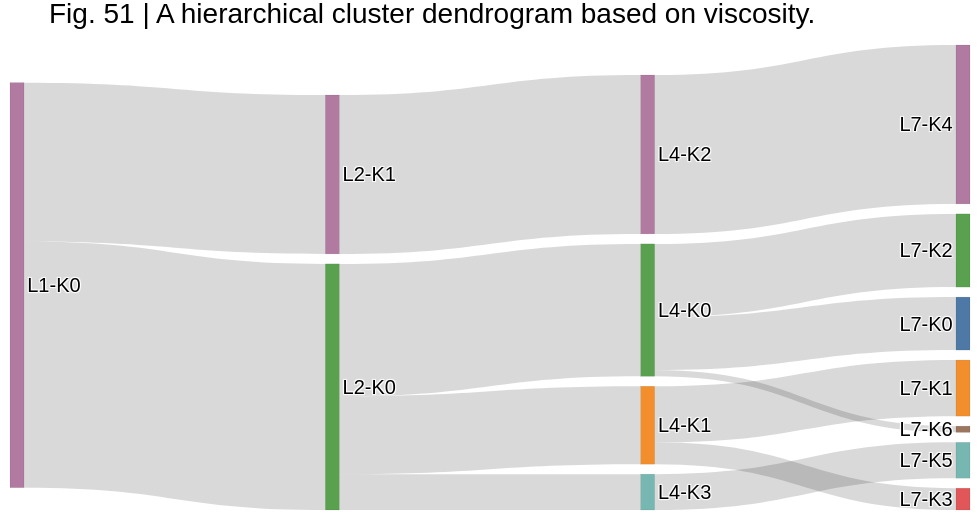

Notebook code for this chart:
### Code cell
Z = sklearn_agglomerative_to_linkage(model)
levels = [1, 2, 4, 7]
parts = get_level_partitions(Z, levels)

# sample_names: sample name list with length 260
sdata = build_sankey_from_partitions(
    parts, levels,
    sample_names=sample_names,
    X=X_TYPE2_scaled,
    final_k=7,
    max_show=10,
    show_distance=True
)

fig = plot_alluvial_tree_sankey(sdata, levels, title="Fig. 51 | A hierarchical cluster dendrogram based on viscosity.")
fig.show()

import plotly.io as pio  # Import once at the top of the file if preferred
# After each fig is generated
# fig.write_image("alluvial_tree.png", width=1800, height=900, scale=2)  # Increase scale/width/height as needed
fig.write_image("../result/Fig.51 | A hierarchical cluster dendrogram based on viscosity.svg")  # Export another copy when a vector image is needed

### Figure 1 — Plotly figure (JSON) as saved in the notebook; plotly's stock layout.template omitted (floating-point values rounded to 4 significant figures)
{"data": [{"arrangement": "snap", "link": {"color": "rgba(0,0,0,0.15)", "hovertemplate": "flow=%{value}<extra></extra>", "source": [0, 0, 1, 1, 2, 1, 3, 4, 3, 4, 5, 6, 3], "target": [1, 2, 3, 4, 5, 6, 7, 8, 9, 10, 11, 12, 13], "value": [158, 102, 85, 50, 102, 23, 34, 36, 47, 14, 102, 23, 4]}, "node": {"color": ["#B07AA1", "#59A14F", "#B07AA1", "#59A14F", "#F28E2B", "#B07AA1", "#76B7B2", "#4E79A7", "#F28E2B", "#59A14F", "#E15759", "#B07AA1", "#76B7B2", "#9C755F"], "customdata": ["<b>L1-K0</b><br>n=260<br>sorted by centroid distance (typical → atypical)<br>CC(C)c1cc(C(F)(F)F)ccc1C(F)(F)F  (d=0.53)<br>FC(F)(F)COc1ccc(C(F)(F)F)cc1C(F)(F)F  (d=0.628)<br>FC(F)C(F)(F)OCC(F)(F)F  (d=0.634)<br>FC(F)COc1cccc(C(F)(F)F)c1  (d=0.645)<br>FC(F)(F)C(F)(F)OC(F)(F)C(F)(F)F  (d=0.651)<br>FC(F)C(F)SC(F)(F)C(F)F  (d=0.656)<br>FC(F)C(F)(F)SC(F)(F)F  (d=0.671)<br>CCOC(F)(F)C(F)(F)C(F)(F)C(F)(F)F  (d=0.672)<br>COC(F)(F)C(F)(F)C(F)(F)C(F)(F)F  (d=0.673)<br>FC(F)(F)C(F)(F)C(F)(F)c1ccccc1  (d=0.675)<br>... (+250 more)", "<b>L2-K0</b><br>n=158<br>sorted by centroid distance (typical → atypical)<br>FC(F)(F)C(F)(F)C1(F)OC1(C(F)(F)F)C(F)(F)F  (d=0.519)<br>CCOC(F)(F)C(F)(F)C(F)(F)C(F)(F)F  (d=0.523)<br>FC(F)(F)C(F)(F)C(F)(F)C1(F)OC(F)(F)C(F)(F)C1(F)F  (d=0.531)<br>FC(F)(F)C1(F)OC(F)(F)C(F)(C(F)(F)F)C1(F)F  (d=0.536)<br>FC(F)(F)C(F)(F)C(F)(F)C1(F)OC(F)(F)C1(F)F  (d=0.538)<br>FC(F)(F)C1(F)OC(C(F)(F)F)(C(F)(F)F)C1(F)F  (d=0.548)<br>FC(F)(F)C(CC(C(F)(F)F)C(F)(F)F)C(F)(F)F  (d=0.556)<br>FC(F)(F)C(F)(F)OC(F)(F)C(F)(F)F  (d=0.556)<br>FC(F)(F)C(F)(F)[C@@]1(F)C(F)(F)O[C@@](F)(C(F)(F)F)C1(F)F  (d=0.558)<br>COC(F)(F)C(F)(F)C(F)(F)C(F)(F)F  (d=0.57)<br>... (+148 more)", "<b>L2-K1</b><br>n=102<br>sorted by centroid distance (typical → atypical)<br>Cc1cc(F)ccc1C(F)(F)F  (d=0.207)<br>Cc1ccc(C(F)(F)F)c(F)c1  (d=0.209)<br>Cc1ccc(C(F)(F)F)cc1F  (d=0.222)<br>Cc1cccc(C(F)(F)F)c1  (d=0.255)<br>Fc1ccc(C(F)(F)F)c(F)c1  (d=0.255)<br>Cc1c(F)cccc1C(F)(F)F  (d=0.261)<br>Fc1cc(C(F)(F)F)cc(F)c1F  (d=0.266)<br>Fc1ccc(C(F)(F)C(F)(F)F)cc1  (d=0.276)<br>Fc1ccc(C(F)(F)F)cc1F  (d=0.279)<br>Fc1cc(C(F)(F)F)cc(C(F)(F)F)c1  (d=0.281)<br>... (+92 more)", "<b>L4-K0</b><br>n=85<br>sorted by centroid distance (typical → atypical)<br>FC(F)(F)OC(F)(F)C(F)(F)OC(F)(F)C(F)(F)F  (d=0.343)<br>FC(F)(F)C(F)(F)OC(F)(F)C(F)(F)F  (d=0.359)<br>FC(F)(F)C(CC(C(F)(F)F)C(F)(F)F)C(F)(F)F  (d=0.363)<br>CCOC(F)(F)C(F)(F)C(F)(F)C(F)(F)F  (d=0.379)<br>COC(F)(F)C(F)(F)C(F)(F)C(F)(F)F  (d=0.39)<br>CCOC(F)(F)C(F)(F)C(F)(F)C(F)(F)C(F)(F)F  (d=0.396)<br>COC(F)(F)C(F)(F)C(F)(F)C(F)(F)C(F)(F)C(F)(F)F  (d=0.398)<br>FC(F)(F)C(F)(F)OC(F)(F)C(F)(F)OC(F)(F)C(F)(F)F  (d=0.398)<br>COC(F)(F)C(F)(F)C(F)(F)C(F)(F)C(F)(F)F  (d=0.41)<br>FC(F)C(F)(F)OCC(F)(F)C(F)(F)C(F)(F)C(F)F  (d=0.41)<br>... (+75 more)", "<b>L4-K1</b><br>n=50<br>sorted by centroid distance (typical → atypical)<br>FC(F)(F)C(F)(F)C1(F)OC1(C(F)(F)F)C(F)(F)F  (d=0.348)<br>FC(F)(F)C1(F)OC(C(F)(F)F)(C(F)(F)F)C1(F)F  (d=0.368)<br>FC(F)(F)C(F)(OC1CCO1)C(F)(F)F  (d=0.378)<br>FC(F)(F)C1(F)OC(F)(F)C(F)(C(F)(F)F)C1(F)F  (d=0.39)<br>FC(F)(F)C(F)(F)C(F)(F)C1(F)OC(F)(F)C(F)(F)C1(F)F  (d=0.443)<br>FC(F)(F)C(F)(F)[C@@]1(F)C(F)(F)O[C@@](F)(C(F)(F)F)C1(F)F  (d=0.471)<br>FC1(F)SC(F)(F)C(F)(F)SC1(F)F  (d=0.473)<br>FC(F)(F)C(F)(F)C(F)(F)C1(F)OC(F)(F)C1(F)F  (d=0.475)<br>FC(F)(F)C(OC1CCO1)(C(F)(F)F)C(F)(F)F  (d=0.478)<br>FC(F)(F)C(C1OC(F)(F)C(F)(F)C1(F)F)(C(F)(F)F)C(F)(F)F  (d=0.479)<br>... (+40 more)", "<b>L4-K2</b><br>n=102<br>sorted by centroid distance (typical → atypical)<br>Cc1cc(F)ccc1C(F)(F)F  (d=0.207)<br>Cc1ccc(C(F)(F)F)c(F)c1  (d=0.209)<br>Cc1ccc(C(F)(F)F)cc1F  (d=0.222)<br>Cc1cccc(C(F)(F)F)c1  (d=0.255)<br>Fc1ccc(C(F)(F)F)c(F)c1  (d=0.255)<br>Cc1c(F)cccc1C(F)(F)F  (d=0.261)<br>Fc1cc(C(F)(F)F)cc(F)c1F  (d=0.266)<br>Fc1ccc(C(F)(F)C(F)(F)F)cc1  (d=0.276)<br>Fc1ccc(C(F)(F)F)cc1F  (d=0.279)<br>Fc1cc(C(F)(F)F)cc(C(F)(F)F)c1  (d=0.281)<br>... (+92 more)", "<b>L4-K3</b><br>n=23<br>sorted by centroid distance (typical → atypical)<br>FC(F)(F)C(F)(C1CCCCC1)C(F)(F)F  (d=0.322)<br>FC(F)(F)C(F)(F)C(F)(F)C1CCCC1  (d=0.405)<br>FC(F)(F)C(F)(F)C1CCCCC1  (d=0.429)<br>FC(F)(F)C(C1CCCCC1)(C(F)(F)F)C(F)(F)F  (d=0.511)<br>FC(F)(F)C1CCC(C(F)(F)F)CC1  (d=0.538)<br>FC(F)(F)C(C1CC1)C(F)(F)F  (d=0.613)<br>FC1(F)CCC(C(F)(F)F)CC1  (d=0.619)<br>FC(F)(F)C1CCCC1  (d=0.667)<br>FC(F)(F)C(F)(OC(F)(F)C1(F)C(F)(F)C(F)(F)C(F)(F)C(F)(F)C1(F)F)C(F)(F)F  (d=0.704)<br>FC(F)(F)OC1(F)OC2(F)C(F)(F)C(F)(F)C(F)(F)C2(F)C1(F)F  (d=0.705)<br>... (+13 more)", "<b>L7-K0</b><br>n=34<br>sorted by centroid distance (typical → atypical)<br>COC(C(F)(F)F)(C(F)(F)C(F)(F)F)C(F)(F)C(F)(F)F  (d=0.275)<br>CCOC(F)(C(F)(C(F)(F)F)C(F)(F)F)C(F)(C(F)(F)F)C(F)(F)F  (d=0.309)<br>CCOC(F)(C(F)(F)C(F)(F)C(F)(F)F)C(F)(C(F)(F)F)C(F)(F)F  (d=0.327)<br>CCOC(F)(F)C(F)(C(F)(F)F)C(F)(F)F  (d=0.338)<br>CCCOC(C(F)F)(C(F)(F)F)C(F)(F)F  (d=0.347)<br>CC(CC(C(F)(F)F)C(F)(F)F)(C(F)(F)F)C(F)(F)F  (d=0.406)<br>FC(F)(F)C(F)(OC(F)(C(F)(F)F)C(F)(C(F)(F)F)C(F)(F)F)C(F)(F)F  (d=0.428)<br>CCOC(F)(F)C(F)(F)C(F)(F)C(F)(F)F  (d=0.434)<br>FC(F)(F)C(F)(F)OC(F)(F)C(F)(OC(F)(F)C(F)(F)F)C(F)(F)F  (d=0.438)<br>O=C(OC(C(F)(F)F)(C(F)(F)F)C(F)(F)F)C(F)(F)F  (d=0.462)<br>... (+24 more)", "<b>L7-K1</b><br>n=36<br>sorted by centroid distance (typical → atypical)<br>FC(F)(F)C(F)(F)C1(F)OC1(C(F)(F)F)C(F)(F)F  (d=0.216)<br>FC(F)(F)C(F)(F)C(F)(F)C1(F)OC(F)(F)C1(F)F  (d=0.247)<br>FC(F)(F)C(F)(OC1CCO1)C(F)(F)F  (d=0.258)<br>FC(F)(F)C1(F)OC(F)(F)C(F)(C(F)(F)F)C1(F)F  (d=0.261)<br>FC(F)(F)C1(F)OC(C(F)(F)F)(C(F)(F)F)C1(F)F  (d=0.282)<br>FC(F)(F)C(F)(F)C(F)(F)C1(F)OC(F)(F)C(F)(F)C1(F)F  (d=0.294)<br>FC(F)(F)C(F)(F)C(F)(F)OC1CCOC1  (d=0.339)<br>FC(F)(F)C(F)(F)C(F)(F)OC1CCOCC1  (d=0.346)<br>FC(F)(F)C(F)(F)OC1CCO1  (d=0.35)<br>FC(F)(F)C(F)(F)[C@@]1(F)C(F)(F)O[C@@](F)(C(F)(F)F)C1(F)F  (d=0.352)<br>... (+26 more)", "<b>L7-K2</b><br>n=47<br>sorted by centroid distance (typical → atypical)<br>FC(F)C(F)(F)OCC(F)(F)F  (d=0.217)<br>FC(OC(F)(F)F)C(F)(F)OCC(F)(F)F  (d=0.257)<br>FC(F)C(F)(F)OCC(F)(F)C(F)(F)F  (d=0.26)<br>FC(F)C(F)SC(F)(F)C(F)F  (d=0.265)<br>FC(F)C(F)(F)SC(F)(F)C(F)F  (d=0.269)<br>FC(C(F)(F)F)C(F)(F)SCC(F)(F)F  (d=0.285)<br>FC(F)C(F)SC(F)(F)F  (d=0.306)<br>FC(F)(F)C(F)(F)SCCI  (d=0.336)<br>FC(F)(F)C(F)(F)SC(F)(F)C(F)(F)F  (d=0.357)<br>FC(F)(F)C(F)(F)OC(F)(F)C(F)(F)F  (d=0.357)<br>... (+37 more)", "<b>L7-K3</b><br>n=14<br>sorted by centroid distance (typical → atypical)<br>C[Si]1(C)O[Si](C)(C)O[Si](C)(C)O[Si](C)(C)O[Si](C)(C)O1  (d=0.547)<br>CC[Si]1(CC)O[Si](CC)(CC)O[Si](CC)(CC)O[Si](CC)(CC)O1  (d=0.564)<br>C[Si]1(C(F)(F)F)O[Si](C)(C(F)(F)F)O[Si](C)(C(F)(F)F)O1  (d=0.574)<br>C[Si]1(C)O[Si](C)(C)O[Si](C)(C)O[Si](C)(C)O1  (d=0.657)<br>C[Si]1(C)O[Si](C)(C)O[Si](C)(C)O[Si](C)(C)O[Si](C)(C)O[Si](C)(C)O1  (d=0.673)<br>FC(F)(F)C(=C1C(F)(C(F)(F)F)OCCOC1(C(F)(F)F)C(F)(F)F)C(F)(F)F  (d=0.782)<br>FC(F)(F)[Si]1(C(F)(F)F)O[Si](C(F)(F)F)(C(F)(F)F)O[Si](C(F)(F)F)(C(F)(F)F)O1  (d=0.808)<br>C[Si]1(C)O[Si](C)(C)O[Si](C)(C)O1  (d=0.852)<br>FC(F)(F)C1(F)OC1(C(F)(C(F)(F)F)C(F)(F)F)C(F)(C(F)(F)F)C(F)(F)F  (d=0.883)<br>C[Si]1(C)O[Si](C)(C)O[Si](C)(C)O[Si](C)(C)O[Si](C)(C)O[Si](C)(C)O[Si](C)(C)O[Si](C)(C)O1  (d=1.11)<br>... (+4 more)", "<b>L7-K4</b><br>n=102<br>sorted by centroid distance (typical → atypical)<br>Cc1cc(F)ccc1C(F)(F)F  (d=0.207)<br>Cc1ccc(C(F)(F)F)c(F)c1  (d=0.209)<br>Cc1ccc(C(F)(F)F)cc1F  (d=0.222)<br>Cc1cccc(C(F)(F)F)c1  (d=0.255)<br>Fc1ccc(C(F)(F)F)c(F)c1  (d=0.255)<br>Cc1c(F)cccc1C(F)(F)F  (d=0.261)<br>Fc1cc(C(F)(F)F)cc(F)c1F  (d=0.266)<br>Fc1ccc(C(F)(F)C(F)(F)F)cc1  (d=0.276)<br>Fc1ccc(C(F)(F)F)cc1F  (d=0.279)<br>Fc1cc(C(F)(F)F)cc(C(F)(F)F)c1  (d=0.281)<br>... (+92 more)", "<b>L7-K5</b><br>n=23<br>sorted by centroid distance (typical → atypical)<br>FC(F)(F)C(F)(C1CCCCC1)C(F)(F)F  (d=0.322)<br>FC(F)(F)C(F)(F)C(F)(F)C1CCCC1  (d=0.405)<br>FC(F)(F)C(F)(F)C1CCCCC1  (d=0.429)<br>FC(F)(F)C(C1CCCCC1)(C(F)(F)F)C(F)(F)F  (d=0.511)<br>FC(F)(F)C1CCC(C(F)(F)F)CC1  (d=0.538)<br>FC(F)(F)C(C1CC1)C(F)(F)F  (d=0.613)<br>FC1(F)CCC(C(F)(F)F)CC1  (d=0.619)<br>FC(F)(F)C1CCCC1  (d=0.667)<br>FC(F)(F)C(F)(OC(F)(F)C1(F)C(F)(F)C(F)(F)C(F)(F)C(F)(F)C1(F)F)C(F)(F)F  (d=0.704)<br>FC(F)(F)OC1(F)OC2(F)C(F)(F)C(F)(F)C(F)(F)C2(F)C1(F)F  (d=0.705)<br>... (+13 more)", "<b>L7-K6</b><br>n=4<br>sorted by centroid distance (typical → atypical)<br>C[Si](C)(CCC(F)(F)C(F)(F)C(F)(F)C(F)(F)C(F)(F)C(F)(F)F)O[Si](C)(C)CCC(F)(F)C(F)(F)C(F)(F)C(F)(F)C(F)(F)C(F)(F)F  (d=0.817)<br>C[Si](C)(C)O[Si](C)(C)O[Si](C)(C)O[Si](C)(C)O[Si](C)(C)O[Si](C)(C)O[Si](C)(C)C  (d=1.02)<br>C[SiH](C)O[Si](C)(C)O[Si](C)(C)O[Si](C)(C)O[Si](C)(C)O[Si](C)(C)O[Si](C)(C)O[SiH](C)C  (d=1.06)<br>C[Si](C)(CCC(F)(F)C(F)(F)C(F)(F)C(F)(F)C(F)(F)C(F)(F)C(F)(F)C(F)(F)F)O[Si](C)(C)CCC(F)(F)C(F)(F)C(F)(F)C(F)(F)C(F)(F)C(F)(F)C(F)(F)C(F)(F)F  (d=1.32)"], "hovertemplate": "%{customdata}<extra></extra>", "label": ["L1-K0", "L2-K0", "L2-K1", "L4-K0", "L4-K1", "L4-K2", "L4-K3", "L7-K0", "L7-K1", "L7-K2", "L7-K3", "L7-K4", "L7-K5", "L7-K6"], "line": {"color": "rgba(0,0,0,0.15)", "width": 0.5}, "pad": 10, "thickness": 14}, "type": "sankey"}], "layout": {"font": {"color": "black", "family": "Helvetica", "size": 20}, "height": 520, "margin": {"b": 10, "l": 10, "r": 10, "t": 45}, "paper_bgcolor": "white", "plot_bgcolor": "white", "title": {"text": "Fig. 51 | A hierarchical cluster dendrogram based on viscosity."}, "width": 980}}
